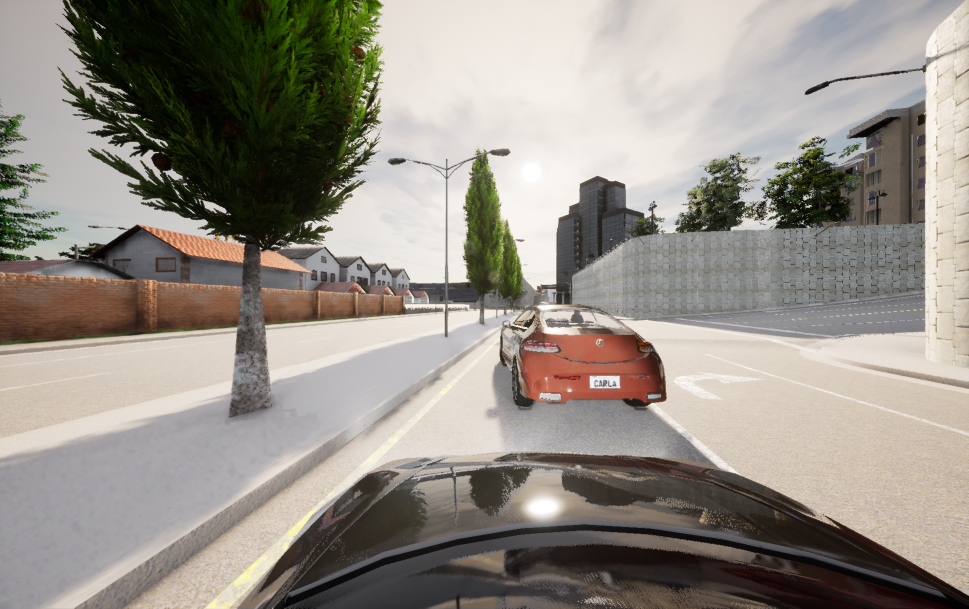
#> input picture Disparity/deep/334L.png, 1937 x 1217 px (shown at 1/2 size)
$ python lab3v2.py
#> lines starting #> are read from the running program, lines starting #| are printed output that depends on the picture; after the words box and inside, x2 and y2 are one past the last pixel; in counts of white or black regions, pixels touching at a corner belong together; long printed decimals are rounded
import numpy as np
import cv2 as cv
from matplotlib import pyplot as plt
import math

def get_disparity_vis(src: np.ndarray, scale: float = 1.0) -> np.ndarray:
    '''Replicated OpenCV C++ function

    Found here: https://github.com/opencv/opencv_contrib/blob/b91a781cbc1285d441aa682926d93d8c23678b0b/modules/ximgproc/src/disparity_filters.cpp#L559

    Arguments:
        src (np.ndarray): input numpy array
        scale (float): scale factor

    Returns:
        dst (np.ndarray): scaled input array
    '''
    dst = (src * scale/16.0).astype(np.uint8)
    return dst

def disp2deep(disp, b, fov):
	h, w = disp.shape[:2]
	# print("h, w :", h, w)
	focus_length = w/(2*math.tan(fov*math.pi/360))
	# center_x = w/2
	# center_y = h/2
	Z = (b*focus_length)/disp
	return Z

def get_point3D(disp, u, v, b, fov):
	h, w = disp.shape[:2]

	focus_length = len(disp)/(2*math.tan(fov*math.pi/360))
	Z = (b*focus_length)/disp
	K = np.array([[focus_length, 0, w/2], [0, focus_length, h/2], [0, 0, 1]])

	M = Z * np.linalg.inv(K) * np.array([[u],[v],[1]])


# imgL = cv.imread('ambush_5_left.jpg')
# imgR = cv.imread('ambush_5_right.jpg')

imgL = cv.imread('334L.png')
#> imgL is the input picture: shape (1217, 1937, 3); mean B, G, R 135.5, 143.9, 149.9
imgR = cv.imread('334P.png')
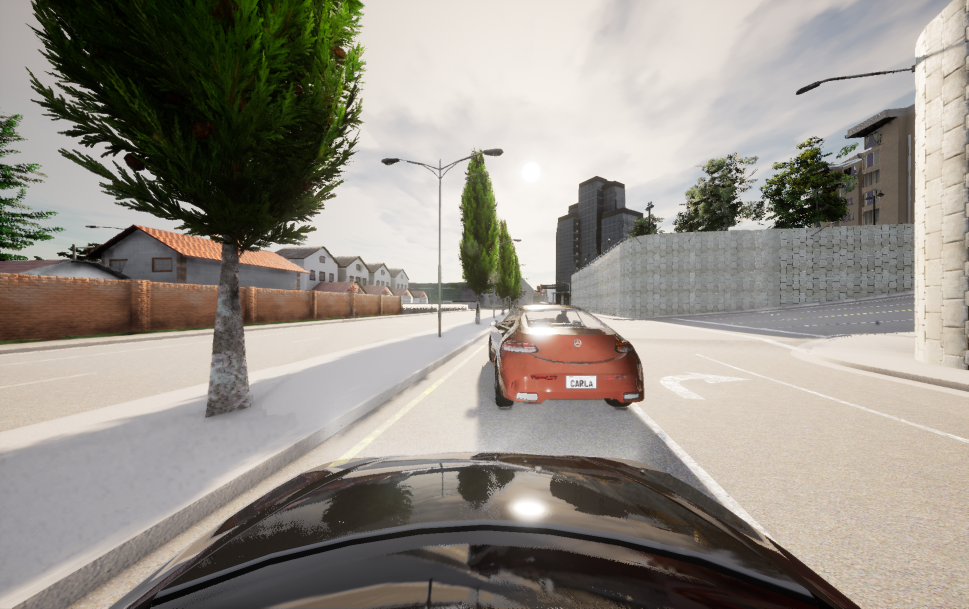
#> input picture Disparity/deep/334P.png, 1937 x 1217 px (shown at 1/2 size)
#> imgR is the input picture: shape (1217, 1937, 3); mean B, G, R 135.6, 144.2, 150.2

# [7 lines of commented-out code are left out]
wsize= 27
max_disp = 128
sigma = 2
lmbda = 8000.0

baseline = 0.3
FOV = 120

# [6 lines of commented-out code are left out]

left_for_matcher = imgL
right_for_matcher = imgR

left_matcher = cv.StereoBM_create(max_disp, wsize);
wls_filter = cv.ximgproc.createDisparityWLSFilter(left_matcher);
right_matcher = cv.ximgproc.createRightMatcher(left_matcher);

left_for_matcher = cv.cvtColor(left_for_matcher, cv.COLOR_BGR2GRAY)
right_for_matcher = cv.cvtColor(right_for_matcher, cv.COLOR_BGR2GRAY)

left_disp = left_matcher.compute(left_for_matcher, right_for_matcher);
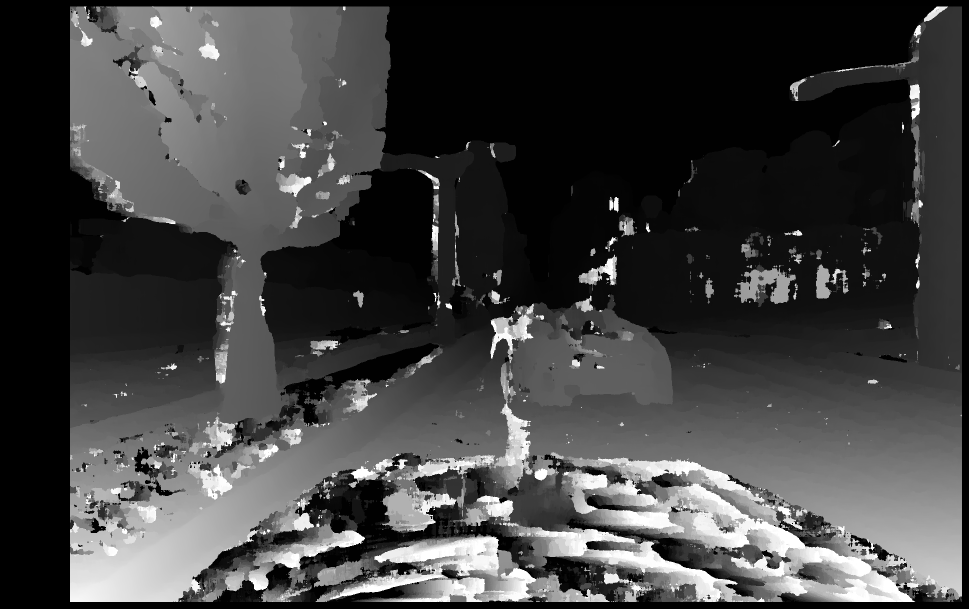
#> left_disp: shape (1217, 1937) int16 (shown at 1/2 size); min -16, max 2032, mean 511.8; drawn with min black and max white
right_disp = right_matcher.compute(right_for_matcher, left_for_matcher);
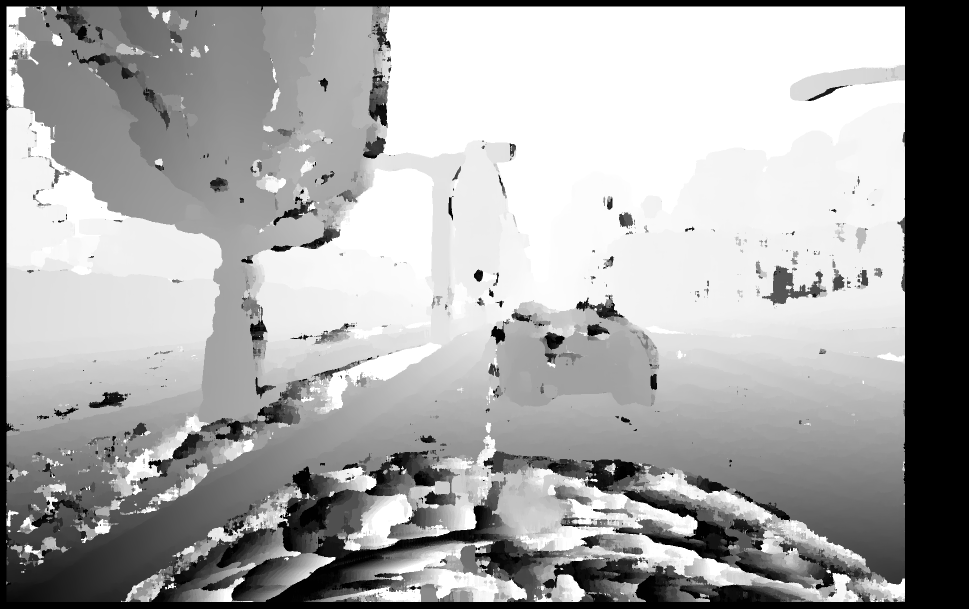
#> right_disp: shape (1217, 1937) int16 (shown at 1/2 size); min -2048, max 0, mean -698.4; drawn with min black and max white

# Now create DisparityWLSFilter

wls_filter.setLambda(lmbda);
wls_filter.setSigmaColor(sigma);
filtered_disp = wls_filter.filter(left_disp, imgL, disparity_map_right=right_disp);
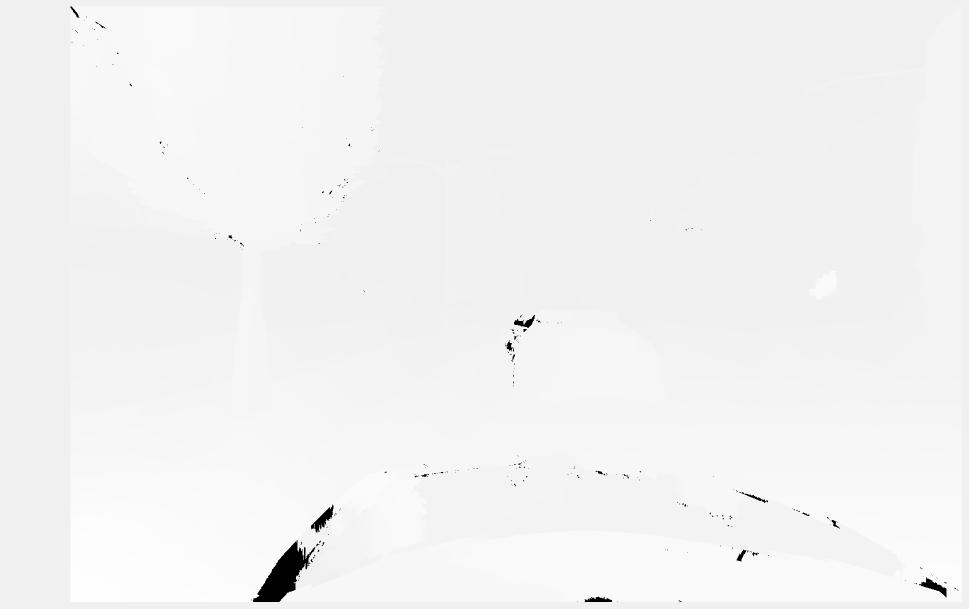
#> filtered_disp: shape (1217, 1937) int16 (shown at 1/2 size); min -32768, max 1947, mean 311.9; drawn with min black and max white


vis_filtered_disp = get_disparity_vis(filtered_disp,scale = 1.0)
#> in get_disparity_vis, `dst = (src * scale/16.0).astype(np.uint8)`:
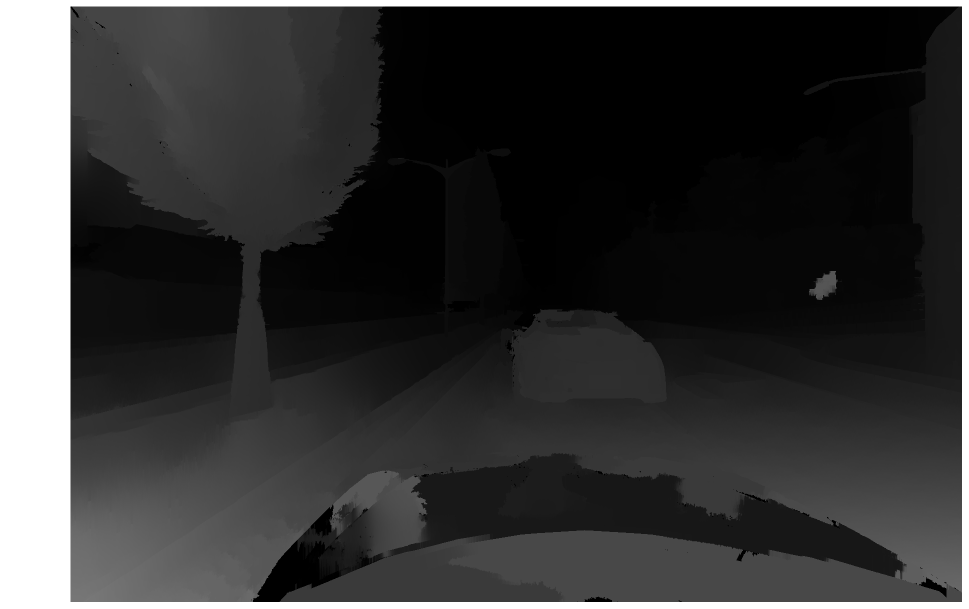
#> dst: shape (1217, 1937) (shown at 1/2 size); min 0, max 255, mean 53.7

#cv.imshow("raw disparity", get_disparity_vis(left_disp,scale = 4.0 ))
cv.imshow("filtered disparity", vis_filtered_disp)

deep_map = disp2deep(vis_filtered_disp, baseline, FOV)
#> in disp2deep, `Z = (b*focus_length)/disp`:
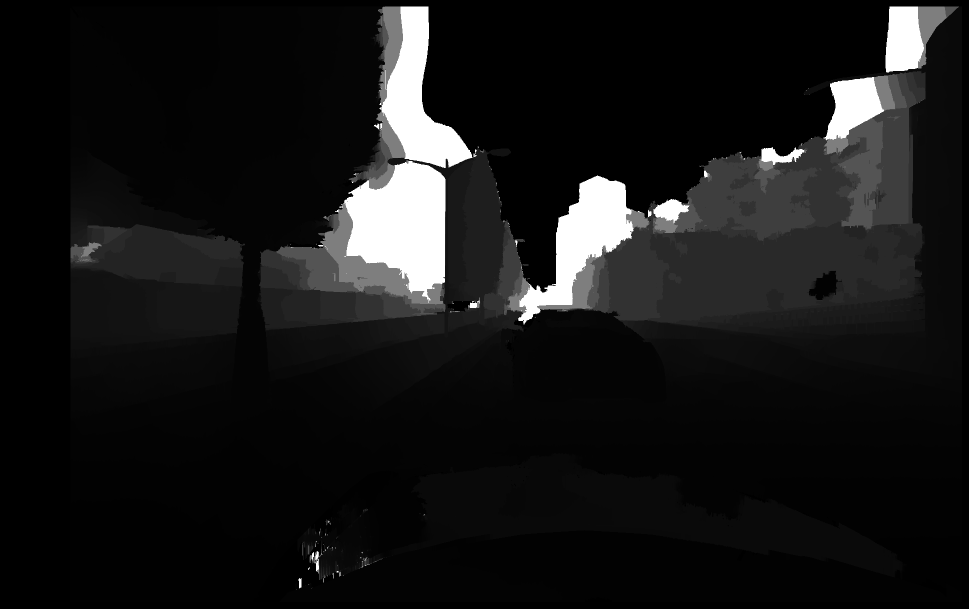
#> Z: shape (1217, 1937) float64 (shown at 1/2 size); 13.31% of the values are NaN or infinite; the others: min 0.658, max 167.7, mean 18.62; drawn with min black, max white, NaN and infinite black

#converted_deep_map = cv.cvtColor(deep_map, cv.COLOR_BGR2GRAY)

#print("deep car :", get_point3D(vis_filtered_disp,894,343, baseline, FOV))
cv.imshow("deep from disparity", deep_map)
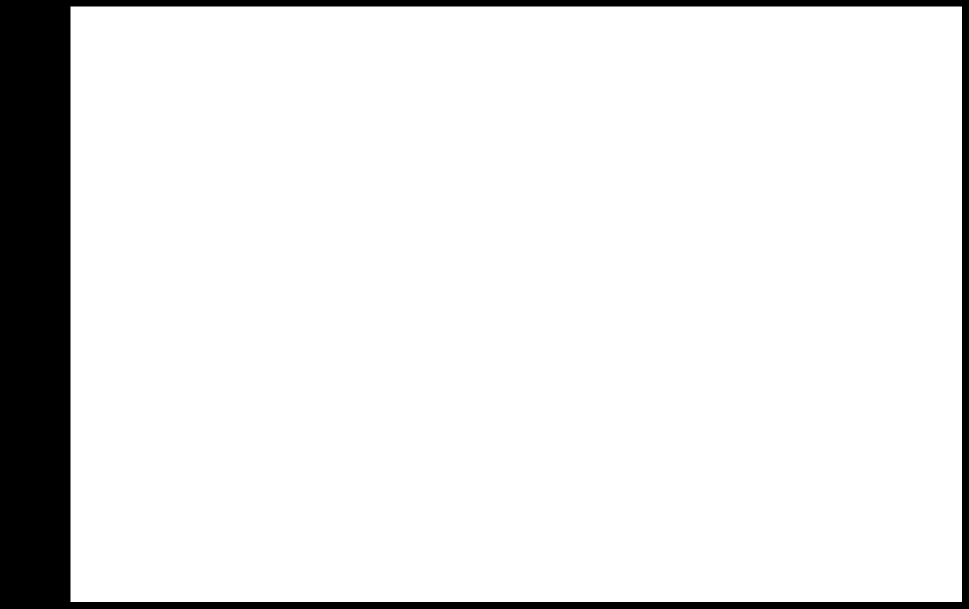
#> window 'deep from disparity': shape (1217, 1937) (shown at 1/2 size); values 167 (black) and 255 (white), 90.1% white; 1 black region, box (x1, y1, x2, y2) and area: (0, 0, 1937, 1217) 233776
print("point", deep_map[735,1170])
#| point 3.647
print("point", deep_map[345,892])
#| point 12.904
print("shape", deep_map.shape)
#| shape (1217, 1937)

# [6 lines of commented-out code are left out]


print("fine")
cv.waitKey()
